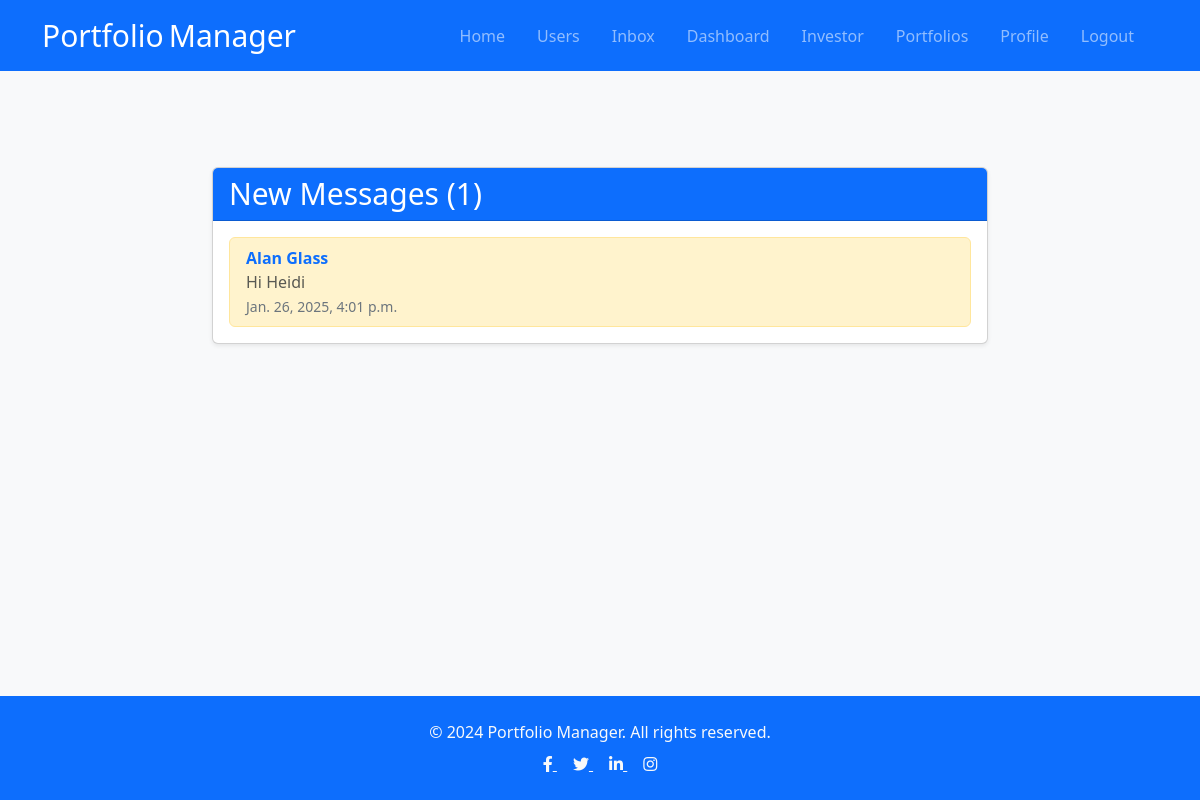
The app's page /inbox/ (signed in) with its own data.
### users/models.py (models this page shows, shortened)
class Message(models.Model):
    sender = models.ForeignKey(Profile,on_delete=models.SET_NULL,null=True,blank=True)
    recipient = models.ForeignKey(Profile,on_delete=models.SET_NULL,null=True,blank=True,related_name="messages")
    name = models.CharField(max_length=200, null=True, blank=True)
    email = models.EmailField(max_length=200, null=True, blank=True)
    subject = models.CharField(max_length=200, null=True, blank=True)
    body = models.TextField()
    is_read = models.BooleanField(default=False,null=True)
    id = models.UUIDField(default=uuid.uuid4, unique=True, primary_key=True,editable=False)
    created = models.DateTimeField(auto_now_add=True)
    class Meta:
        ordering = ['is_read','-created']

### users/views.py (the view)
# urls.py: path('inbox/', views.inbox, name= "inbox"),
@login_required(login_url='login')
def inbox (request):
    profile = request.user.profile
    messageRequests = profile.messages.all()  ## "messages" in this case is The related name from the Model -   no need for _set
    unreadCount = messageRequests.filter(is_read=False).count()
    context = {'messageRequests':messageRequests,'unreadCount':unreadCount}
    return render(request, 'users/inbox.html', context)

### users/templates/users/inbox.html
{% extends 'base.html' %}
{% block content %}
  <main class="container my-5" style="max-width: 800px;">
    <div class="card shadow-sm">
      <div class="card-header bg-primary text-white">
        <h3 class="mb-0 responsive-text">New Messages (<span>{{ unreadCount }}</span>)</h3>
      </div>
      <div class="card-body">
        <ul class="list-group">
          {% for message in messageRequests %}
          <li class="list-group-item d-flex justify-content-between align-items-center {% if not message.is_read %}list-group-item-warning{% endif %}">
            <a href="{% url 'message' message.id %}" class="text-decoration-none w-100">
              <div class="d-flex justify-content-between">
                <div>
                  <span class="fw-bold">{{ message.name }}</span>
                  <span class="text-muted d-block">{{ message.subject }}</span>
                  <small class="text-secondary">{{ message.created }}</small>
                </div>
              </div>
            </a>
          </li>
          {% endfor %}
        </ul>
      </div>
    </div>
  </main>
  {% endblock content %}

### portfolio_manager/static/css/styles.css (style rules this page uses)
:root { --color-main: #662c39; --color-main-light: #e6faff; --color-sub: #3f4156; --color-sub-light: #51546e; --color-sub-lighter: rgb(215, 207, 218); --color-text: #737373; --color-gray: #8b8b8b; --color-light: #e5e7eb; --color-light-gray: #767676; --color-bg: #f8fafd; --color-white: #fffefd; --color-white-light: #f3f3f3; --color-success: #359e64; --color-success-bg: #def8e8; --color-info: #35869e; --color-info-bg: #def8eea6; --color-error: #fc4b0b; --color-error-bg: #fff233; --font-base: 'Poppins', arial, helvetica, 'Segoe UI', roboto, ubuntu, sans-serif; --font-monospace: 'Fira Code', 'Courier New', courier, monospace; --font-regular: 300; --font-medium: 500; --font-bold: 700; --generic-shadow: 1px 1px 5px #00000010; --generic-transition: all 0.3s ease-in-out; }
body { font-family: Arial, sans-serif; background-color: #f0f0f0; margin: 0; padding: 0; }
body { font-family: Arial, sans-serif; }
html, body { height: 100%; margin: 0; }
.responsive-text { font-size: 24px; }
@media (min-width: 576px) { .responsive-text { font-size: 30px; } }

### records on screen
Message: name "Alan Glass", subject "Hi Heidi", created "Jan. 26, 2025, 4:01 p.m."

### other values on screen
{{ unreadCount }} "1"
